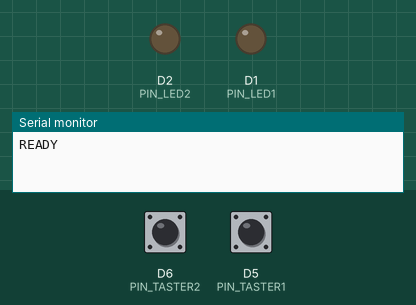
Bench run of a sketch on a simulated ESP8266 (NodeMCU). Parts: output pins drawn as LEDs (lit = HIGH), the last lines printed to the serial monitor. The test bench sets the inputs (shaded band); at power-on: D6 (PIN_TASTER2) HIGH, D5 (PIN_TASTER1) HIGH.

Above: at 1.4 s.
1.5 s: D6 (PIN_TASTER2) pulled LOW for 0.15 s
At 2.7 s:
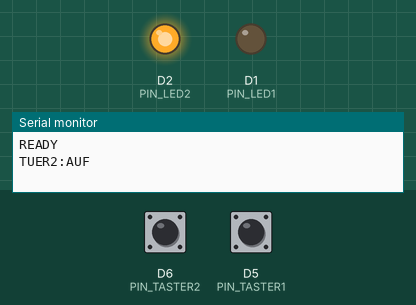
3.1 s: D5 (PIN_TASTER1) pulled LOW for 0.15 s
At 4.1 s:
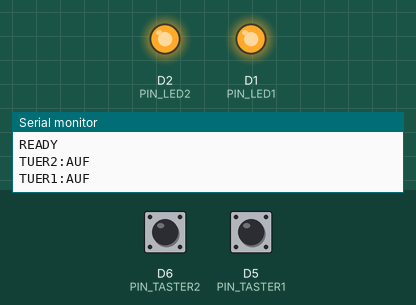
4.7 s: D6 (PIN_TASTER2) pulled LOW for 1 s
At 5.3 s:
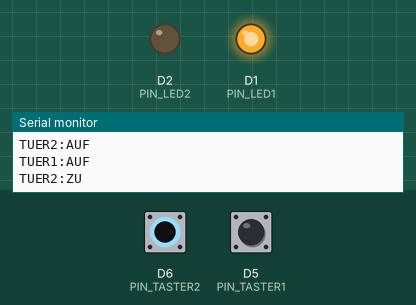
8.7 s: D6 (PIN_TASTER2) pulled LOW for 3.2 s
At 9.5 s:
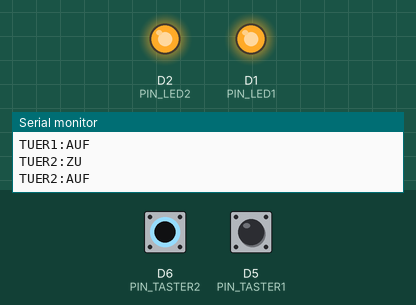
13.4 s: D5 (PIN_TASTER1) pulled LOW for 1 s
At 14.3 s:
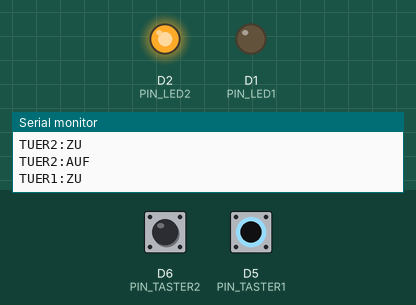
Timing chart, 0 to 16.4 s (numbered marks = the images above; inputs shaded):
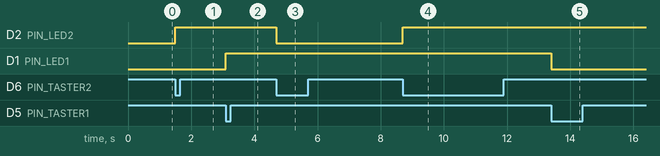

The sketch:

Bus_Tuersteuerung.ino
```cpp
/*
 * Bus Simulator - Tür Taster + LED Steuerung
 * ESP8266, Kommunikation über USB-Serial (115200 Baud)
 *
 * Pinbelegung:
 *   Taster 1 (Vordere Tür) : D5 (GPIO14)  -> anderes Bein an GND
 *   LED 1                  : D1 (GPIO5)   -> über 220Ohm Widerstand
 *   Taster 2 (Hintere Tür) : D6 (GPIO12)  -> anderes Bein an GND
 *   LED 2                  : D2 (GPIO4)   -> über 220Ohm Widerstand
 *
 * Serial-Protokoll (ESP -> PC), bei jedem Tastendruck:
 *   TUER1:AUF
 *   TUER1:ZU
 *   TUER2:AUF
 *   TUER2:ZU
 *
 * Serial-Befehle (PC -> ESP), Zeilenweise, mit Newline abschliessen:
 *   LED1:AN        -> LED 1 dauerhaft an
 *   LED1:AUS       -> LED 1 aus
 *   LED1:BLINK     -> LED 1 blinkt
 *   LED2:AN / AUS / BLINK   -> selbes für LED 2
 *   TUER1:AUF / ZU -> Tuerstatus von der Software erzwingen (LED folgt automatisch)
 *   TUER2:AUF / ZU -> selbes für Tuer 2
 *   STATUS         -> aktuellen Zustand aller Tueren zurückmelden
 */

#define PIN_TASTER1 D5
#define PIN_LED1    D1
#define PIN_TASTER2 D6
#define PIN_LED2    D2

const unsigned long DEBOUNCE_MS = 50;
const unsigned long BLINK_INTERVAL_MS = 400;

enum LedMode { LED_AUS, LED_AN, LED_BLINK };

struct Tuer {
  const char* name;
  uint8_t pinTaster;
  uint8_t pinLed;
  bool offen;              // Tuerstatus: true = auf, false = zu
  LedMode ledMode;
  bool letzterTasterZustand;
  unsigned long letzteAenderung;
  unsigned long letzterBlink;
  bool blinkAn;
};

Tuer tuer1 = { "TUER1", PIN_TASTER1, PIN_LED1, false, LED_AUS, HIGH, 0, 0, false };
Tuer tuer2 = { "TUER2", PIN_TASTER2, PIN_LED2, false, LED_AUS, HIGH, 0, 0, false };

void setup() {
  Serial.begin(115200);
  delay(200);

  pinMode(tuer1.pinTaster, INPUT_PULLUP);
  pinMode(tuer2.pinTaster, INPUT_PULLUP);
  pinMode(tuer1.pinLed, OUTPUT);
  pinMode(tuer2.pinLed, OUTPUT);

  digitalWrite(tuer1.pinLed, LOW);
  digitalWrite(tuer2.pinLed, LOW);

  Serial.println("READY");
}

void loop() {
  tasterPruefen(tuer1);
  tasterPruefen(tuer2);

  ledAktualisieren(tuer1);
  ledAktualisieren(tuer2);

  serialBefehlePruefen();
}

void tasterPruefen(Tuer &t) {
  bool zustand = digitalRead(t.pinTaster);
  unsigned long jetzt = millis();

  // Flanke erkannt: von HIGH (nicht gedrueckt) auf LOW (gedrueckt)
  if (zustand == LOW && t.letzterTasterZustand == HIGH && (jetzt - t.letzteAenderung) > DEBOUNCE_MS) {
    t.letzteAenderung = jetzt;
    t.offen = !t.offen;
    t.ledMode = t.offen ? LED_AN : LED_AUS;

    Serial.print(t.name);
    Serial.println(t.offen ? ":AUF" : ":ZU");
  }

  if (zustand != t.letzterTasterZustand) {
    t.letzteAenderung = jetzt;
  }
  t.letzterTasterZustand = zustand;
}

void ledAktualisieren(Tuer &t) {
  switch (t.ledMode) {
    case LED_AUS:
      digitalWrite(t.pinLed, LOW);
      break;
    case LED_AN:
      digitalWrite(t.pinLed, HIGH);
      break;
    case LED_BLINK:
      if (millis() - t.letzterBlink >= BLINK_INTERVAL_MS) {
        t.letzterBlink = millis();
        t.blinkAn = !t.blinkAn;
        digitalWrite(t.pinLed, t.blinkAn ? HIGH : LOW);
      }
      break;
  }
}

void serialBefehlePruefen() {
  if (!Serial.available()) return;

  String zeile = Serial.readStringUntil('\n');
  zeile.trim();
  zeile.toUpperCase();

  if (zeile == "STATUS") {
    statusSenden();
    return;
  }

  int trenner = zeile.indexOf(':');
  if (trenner == -1) return;

  String ziel = zeile.substring(0, trenner);
  String wert = zeile.substring(trenner + 1);

  Tuer* t = nullptr;
  if (ziel == "LED1" || ziel == "TUER1") t = &tuer1;
  if (ziel == "LED2" || ziel == "TUER2") t = &tuer2;
  if (t == nullptr) return;

  if (ziel.startsWith("LED")) {
    if (wert == "AN") t->ledMode = LED_AN;
    else if (wert == "AUS") t->ledMode = LED_AUS;
    else if (wert == "BLINK") t->ledMode = LED_BLINK;
  } else if (ziel.startsWith("TUER")) {
    if (wert == "AUF") { t->offen = true; t->ledMode = LED_AN; }
    else if (wert == "ZU") { t->offen = false; t->ledMode = LED_AUS; }
  }
}

void statusSenden() {
  Serial.print("STATUS:TUER1=");
  Serial.print(tuer1.offen ? "AUF" : "ZU");
  Serial.print(",TUER2=");
  Serial.println(tuer2.offen ? "AUF" : "ZU");
}
```

Measured:
- after the input at 1.5 s, D2 (PIN_LED2): LOW → HIGH at once
- after the input at 3.1 s, D1 (PIN_LED1): LOW → HIGH at once
- after the input at 4.7 s, D2 (PIN_LED2): HIGH → LOW at once
- after the input at 8.7 s, D2 (PIN_LED2): LOW → HIGH at once
- after the input at 13.4 s, D1 (PIN_LED1): HIGH → LOW at once
